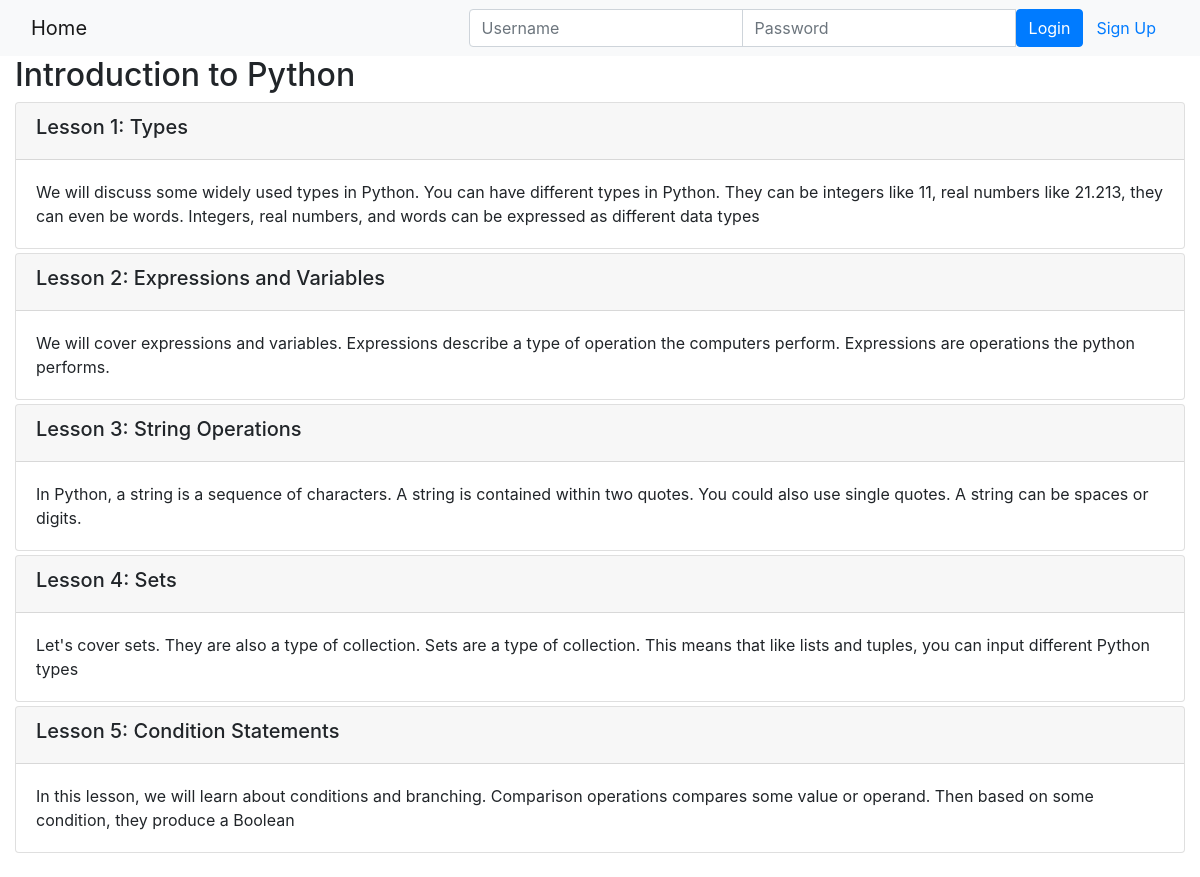
Page /onlinecourse/1/ on the committed database.
### onlinecourse/models.py (models this page shows, shortened)
class Course(models.Model):
    name = models.CharField(null=False, max_length=30, default='online course')
    image = models.ImageField(upload_to='course_images/')
    description = models.CharField(max_length=1000)
    pub_date = models.DateField(null=True)
    instructors = models.ManyToManyField(Instructor)
    users = models.ManyToManyField(settings.AUTH_USER_MODEL, through='Enrollment')
    total_enrollment = models.IntegerField(default=0)
    is_enrolled = False

class Lesson(models.Model):
    title = models.CharField(max_length=200, default="title")
    order = models.IntegerField(default=0)
    course = models.ForeignKey(Course, on_delete=models.CASCADE)
    content = models.TextField()

### onlinecourse/views.py (the view)
# urls.py: path('<int:pk>/', views.CourseDetailView.as_view(), name='course_details'),
class CourseDetailView(generic.DetailView):
    model = Course
    template_name = 'onlinecourse/course_detail_bootstrap.html'

### onlinecourse/templates/onlinecourse/course_detail_bootstrap.html (shortened to what this page needs)
<!DOCTYPE html>
<html lang="en">
<head>
    {% load static %}
    <link rel="stylesheet" href="https://maxcdn.bootstrapcdn.com/bootstrap/4.5.2/css/bootstrap.min.css">
</head>
<body>
    <nav class="navbar navbar-light bg-light">
        <div class="container-fluid">
            <div class="navbar-header">
                <a class="navbar-brand" href="{% url 'onlinecourse:index' %}">Home</a>
            </div>
            <ul class="nav navbar-nav navbar-right">
                {% if user.is_authenticated %}
                <li>
                    <a class="btn btn-link" href="#">{{ user.first_name }}({{ user.username }})</a>
                    <a class="btn btn-link" href="{% url 'onlinecourse:logout' %}">Logout</a>
                </li>
                {% else %}
                <li>
                    <form class="form-inline" action="{% url 'onlinecourse:login' %}" method="post">
                        <div class="input-group">
                            <input type="text" class="form-control" placeholder="Username" name="username">
                            <input type="password" class="form-control" placeholder="Password" name="psw">
                            <button class="btn btn-primary" type="submit">Login</button>
                            <a class="btn btn-link" href="{% url 'onlinecourse:registration' %}">Sign Up</a>
                        </div>
                    </form>
                </li>
                {% endif %}
            </ul>
        </div>
    </nav>
    <div class="container-fluid">
        <h2>{{ course.name }}</h2>
        <div class="card-columns-vertical">
            {% for lesson in course.lesson_set.all %}
            <div class="card mt-1">
                <div class="card-header">
                    <h5>Lesson {{lesson.order|add:1}}: {{lesson.title}}</h5>
                </div>
                <div class="card-body">{{lesson.content}}</div>
            </div>
            {% endfor %}
        </div>
        <br>
        </div>
</body>
</html>

### rows in the picture
Course: name "Introduction to Python"
Lesson: order|add "1", title "Types", content "We will discuss some widely used types in Python. You can have different types in Python. They can be integers like 11, real numbers like 21.213, they can even be words. Integers, real numbers, and words can be expressed as different data types"
Lesson: order|add "2", title "Expressions and Variables", content "We will cover expressions and variables. Expressions describe a type of operation the computers perform. Expressions are operations the python performs."
Lesson: order|add "3", title "String Operations", content "In Python, a string is a sequence of characters. A string is contained within two quotes. You could also use single quotes. A string can be spaces or digits."
Lesson: order|add "4", title "Sets", content "Let's cover sets. They are also a type of collection. Sets are a type of collection. This means that like lists and tuples, you can input different Python types"
Lesson: order|add "5", title "Condition Statements", content "In this lesson, we will learn about conditions and branching. Comparison operations compares some value or operand. Then based on some condition, they produce a Boolean"
